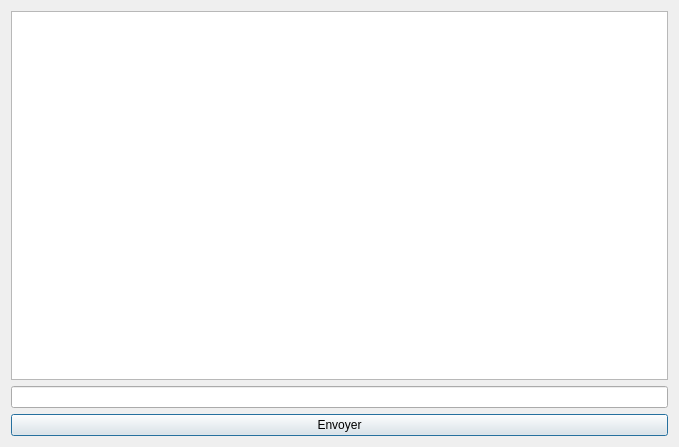
<?xml version="1.0" encoding="UTF-8"?>
<ui version="4.0">
 <class>chat</class>
 <widget class="QDialog" name="chat">
  <property name="geometry">
   <rect>
    <x>0</x>
    <y>0</y>
    <width>679</width>
    <height>447</height>
   </rect>
  </property>
  <property name="windowTitle">
   <string>Dialog</string>
  </property>
  <layout class="QVBoxLayout" name="verticalLayout_2">
   <item>
    <layout class="QVBoxLayout" name="verticalLayout">
     <item>
      <widget class="QTextBrowser" name="textBrowser"/>
     </item>
     <item>
      <widget class="QLineEdit" name="lineEdit"/>
     </item>
     <item>
      <widget class="QPushButton" name="sendButton">
       <property name="text">
        <string>Envoyer</string>
       </property>
      </widget>
     </item>
    </layout>
   </item>
  </layout>
 </widget>
 <resources/>
 <connections/>
</ui>
